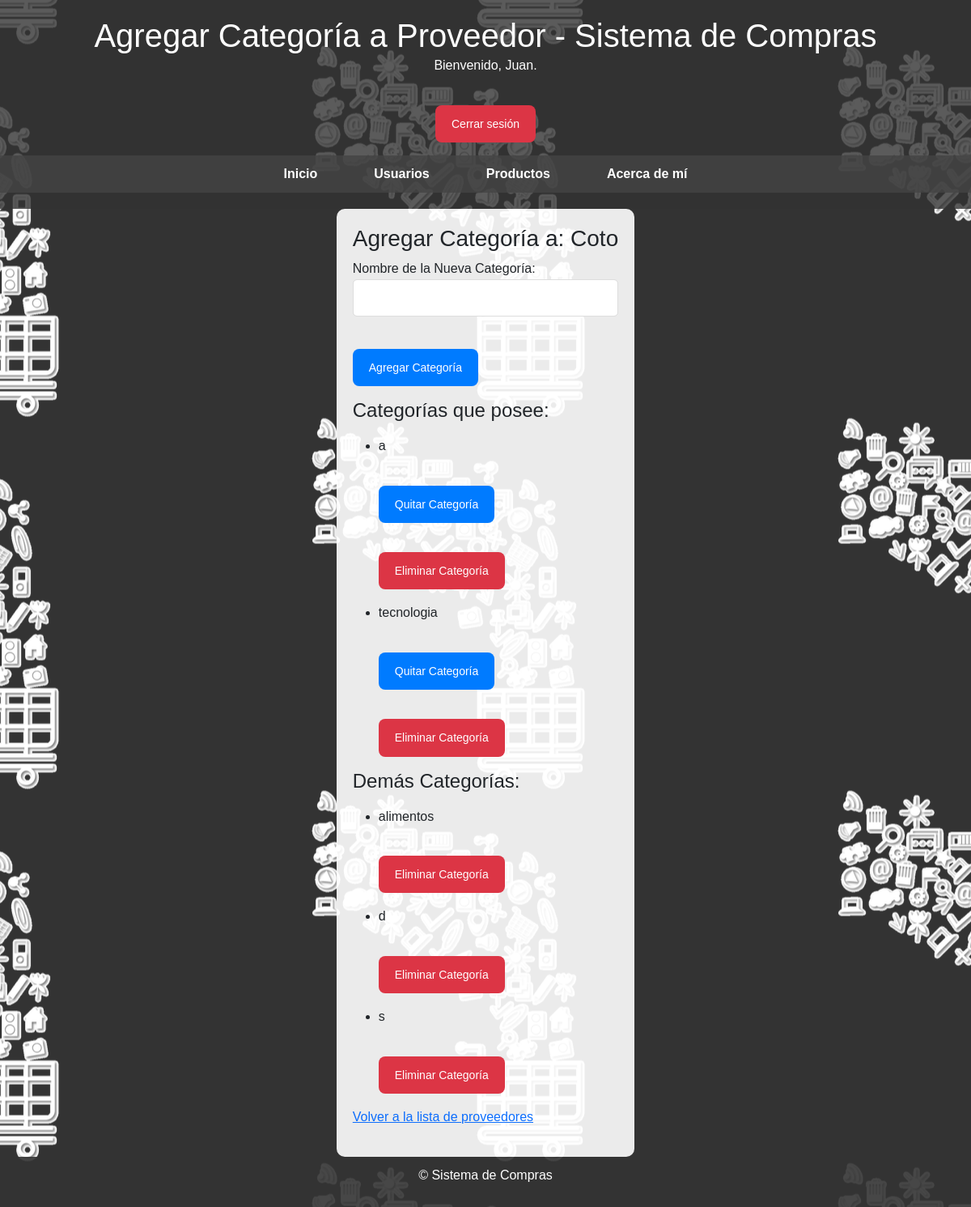
Page /productos/productos/agregar_categoria_proveedor/10/ (signed in) on the committed database.
### productos/models.py (models this page shows, shortened)
class Proveedor(models.Model):
    nombre = models.CharField(max_length=100)
    descripcion = models.TextField()
    categorias = models.ManyToManyField(Categoria, related_name='proveedores')
    fecha_creacion = models.DateField(auto_now_add=True)
    logotipo = models.ImageField(upload_to='productos/proveedores/logos/', blank=True, null=True)

class Categoria(models.Model):
    nombre = models.CharField(max_length=100)
    foto = models.ImageField(upload_to='categorias/', null=True, blank=True)

### productos/views.py (the view, shortened to what this page needs)
# urls.py: path('productos/agregar_categoria_proveedor/<int:proveedor_id>/', AgregarQuitarCategoriaProveedorView.as_view(), name='agregar_categoria_proveedor'),
class AgregarQuitarCategoriaProveedorView(CustomLoginRequiredMixin, View):
    def get(self, request, proveedor_id):
        proveedor = Proveedor.objects.get(id=proveedor_id)
        categorias = Categoria.objects.all()
        categorias_por_pagina = 3
        categorias_por_click = 5
        categorias_posee = proveedor.categorias.all().order_by('id')
        page_number_posee = int(request.GET.get('page_posee', 1))
        paginator_posee = Paginator(categorias_posee, categorias_por_pagina)
        try:
            categorias_posee_paginated = paginator_posee.page(page_number_posee)
        except PageNotAnInteger:
            categorias_posee_paginated = paginator_posee.page(1)
        except EmptyPage:
            categorias_posee_paginated = paginator_posee.page(paginator_posee.num_pages)
        otras_categorias = categorias.filter(proveedores__isnull=True).order_by('id')
        page_number_otras = int(request.GET.get('page_otras', 1))
        paginator_otras = Paginator(otras_categorias, categorias_por_pagina)
        try:
            otras_categorias_paginated = paginator_otras.page(page_number_otras)
        except PageNotAnInteger:
            otras_categorias_paginated = paginator_otras.page(1)
        except EmptyPage:
            otras_categorias_paginated = paginator_otras.page(paginator_otras.num_pages)
        return render(request, 'agregar_categoria_proveedor.html', {
            'proveedor': proveedor,
            'categorias_posee': categorias_posee_paginated,
            'otras_categorias': otras_categorias_paginated,
            'offset_posee': (page_number_posee * categorias_por_pagina),
            'offset_otras': (page_number_otras * categorias_por_pagina),
            'categorias_por_click': categorias_por_click,
            'eliminar_categoria_url': reverse('eliminar_categoria', args=[proveedor.id, 0]),
            'agregar_categoria_url': reverse('agregar_categoria_proveedor', args=[proveedor.id]),
            'csrf_token': csrf(request)['csrf_token'],
        })

### productos/Templates/agregar_categoria_proveedor.html (shortened to what this page needs)
{% extends 'base.html' %}
{% block header_title %}Agregar Categoría a Proveedor - Sistema de Compras{% endblock %}
{% block content %}
    <h3>Agregar Categoría a: {{ proveedor.nombre }}</h3>
    <form method="post">
        <div class="form-group">
            <label for="nueva_categoria">Nombre de la Nueva Categoría:</label>
            <input type="text" id="nueva_categoria" name="nueva_categoria" required class="form-control">
        </div>
        <p><button id="button" type="submit">Agregar Categoría</button></p>
    </form>
    <p><h4>Categorías que posee:</h4></p>
    <ul id="categorias-posee-list">
        {% for categoria in categorias_posee %}
            <li>
                <p>{{ categoria.nombre }}</p>
                <form method="post" action="{% url 'agregar_categoria_proveedor' proveedor_id=proveedor.id %}">
                    <p><button id="button" type="submit">Quitar Categoría</button></p>
                </form>
                <form method="post" action="{% url 'eliminar_categoria' proveedor_id=proveedor.id categoria_id=categoria.id %}">
                    <p><button id="button-eliminar" type="submit">Eliminar Categoría</button></p>
                </form>
            </li>
        {% empty %}
            <li><p>No tiene categorías asignadas.</p></li>
        {% endfor %}
    </ul>
    <p><h4>Demás Categorías:</h4></p>
    <ul id="otras-categorias-list">
        {% for categoria in otras_categorias %}
            <li>
                <p>{{ categoria.nombre }}</p>
                <form method="post" action="{% url 'eliminar_categoria' proveedor_id=proveedor.id categoria_id=categoria.id %}">
                    <p><button id="button-eliminar" type="submit">Eliminar Categoría</button></p>
                </form>
            </li>
        {% empty %}
            <li><p>No hay categorías disponibles.</p></li>
        {% endfor %}
    </ul>
    <p><a href="{% url 'listar_proveedores' %}">Volver a la lista de proveedores</a></p>
{% endblock %}

### compras/Templates/base.html (shortened to what this page needs)
{% load static %}
<!DOCTYPE html>
<html lang="es">
<head>
    <link href="https://cdn.jsdelivr.net/npm/bootstrap@5.3.0-alpha1/dist/css/bootstrap.min.css" rel="stylesheet">
    <link rel="stylesheet" href="{% static 'css/styles.css' %}">
</head>
<body>
    <header>
        <h1>{% block header_title %}Bienvenido al Sistema de Compras{% endblock %}</h1>
        <div class="user-status-message">
            {% if user.is_authenticated %}
                <p>Bienvenido, {{ user.username }}.
                    <form action="{% url 'cerrar_sesion' %}" method="POST" style="display: inline;">
                        <button id="Cerrar-sesión" type="submit">Cerrar sesión</button>
                    </form>
                </p>
            {% else %}
                <p>Usuario no iniciado, <a href="{% url 'iniciar_sesion' %}">Iniciar sesión</a></p>
            {% endif %}
        </div>
        <nav>
            <ul>
                <li><a href="/" class="{% if request.path == '/' %}active{% endif %}">Inicio</a></li>
                <li><a href="/usuarios/" class="{% if request.path == '/usuarios/' %}active{% endif %}">Usuarios</a></li>
                <li><a href="/productos/" class="{% if request.path == '/productos/' %}active{% endif %}">Productos</a></li>
                <li><a href="/about/" class="{% if request.path == '/about/' %}active{% endif %}">Acerca de mí</a></li>
            </ul>
        </nav>
    </header>
    <main>
        {% block content %}
        {% endblock %}
    </main>
    <footer>
        <p>© {{ current_year }} Sistema de Compras</p>
    </footer>
</body>
</html>

### static/css/styles.css (style rules this page uses)
body { font-family: Arial, sans-serif; background-color: #333; background-image: url("/static/img/fondo.png"); background-size: auto; background-position: center; background-repeat: repeat; background-attachment: fixed; margin: 0; padding: 0; line-height: 1.6; display: flex; flex-direction: column; min-height: 100vh; }
header { background-color: rgba(51, 51, 51, 0.8); color: white; padding: 20px 0; text-align: center; }
header h1 { margin: 0; font-size: 2.5rem; }
nav { background-color: rgba(68, 68, 68, 0.8); padding: 10px 0; }
nav ul { list-style-type: none; padding: 0; margin: 0; display: flex; justify-content: center; }
nav ul li { margin: 0 15px; }
nav ul li a { color: white; text-decoration: none; font-weight: bold; padding: 10px 20px; border-radius: 5px; transition: background-color 0.3s; }
main { padding: 20px; max-width: 1200px; margin: 0 auto; background-color: rgba(255, 255, 255, 0.9); border-radius: 10px; flex: 1; }
footer { background-color: rgba(51, 51, 51, 0.9); color: white; text-align: center; padding: 10px 0; width: 100%; }

### productos/Templates/agregar_categoria_proveedor.html (style rules this page uses)
.form-group { margin-bottom: 20px; }
.form-control { width: 100%; max-width: 400px; padding: 10px; font-size: 16px; border-radius: 5px; border: 1px solid #ddd; box-sizing: border-box; transition: border-color 0.3s ease; }
#button, #button-eliminar { margin-top: 20px; background-color: #007bff; color: white; border: none; border-radius: 8px; padding: 12px 20px; font-size: 14px; cursor: pointer; transition: background-color 0.3s, transform 0.2s; display: inline-block; text-align: center; }
#button-eliminar { background-color: #dc3545; }

### compras/Templates/base.html (style rules this page uses)
#Cerrar-sesión { margin-top: 20px; background-color: #dc3545; color: white; border: none; border-radius: 8px; padding: 12px 20px; font-size: 14px; cursor: pointer; transition: background-color 0.3s, transform 0.2s; display: inline-block; text-align: center; }

### rows in the picture
Proveedor: nombre "Coto"
Categoria: nombre "a"
Categoria: nombre "tecnologia"
Categoria: nombre "alimentos"
Categoria: nombre "d"
Categoria: nombre "s"

### other values in the picture
{{ user.username }} "Juan"
